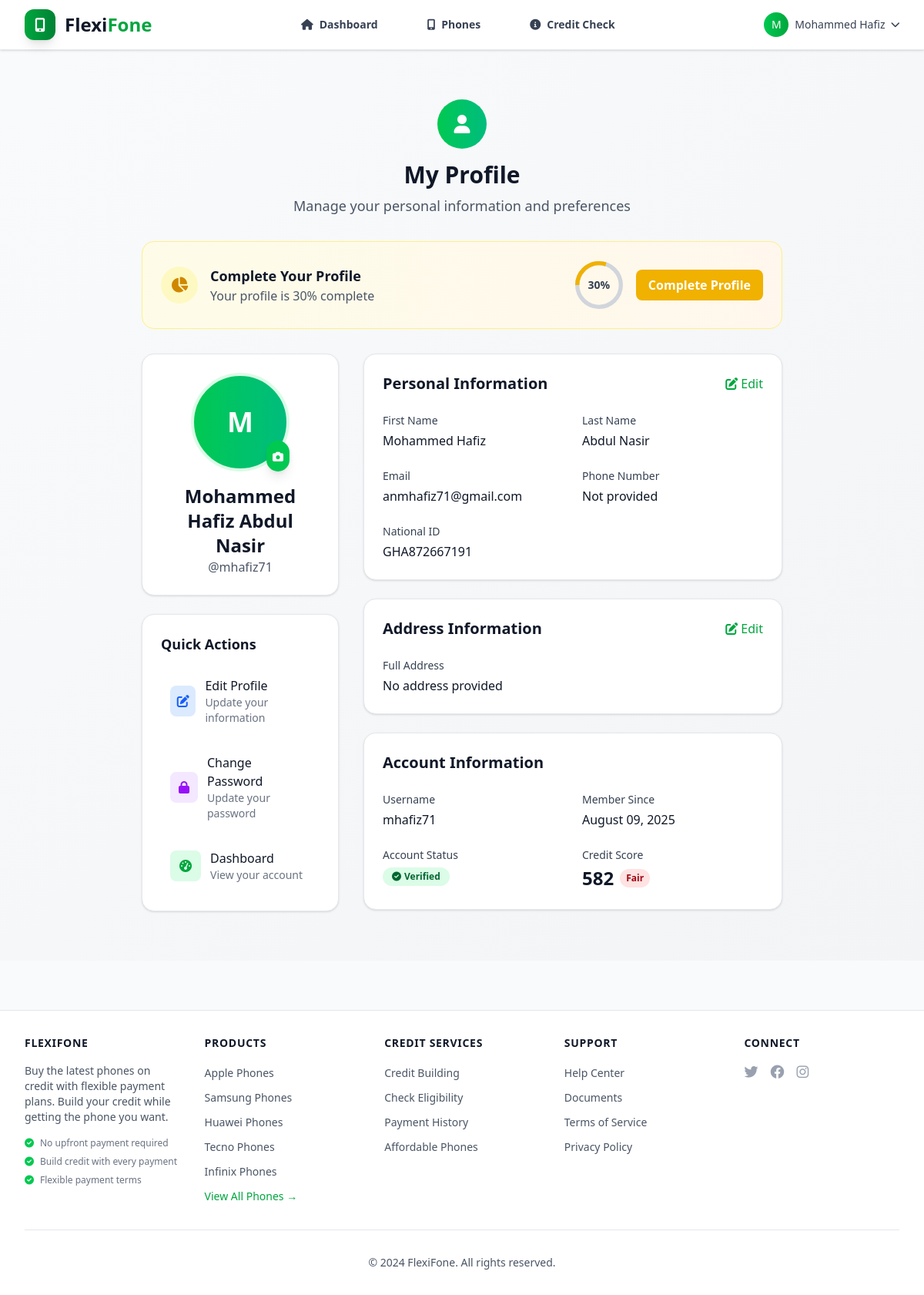
Page /accounts/profile/ (signed in) on the earlier database version.
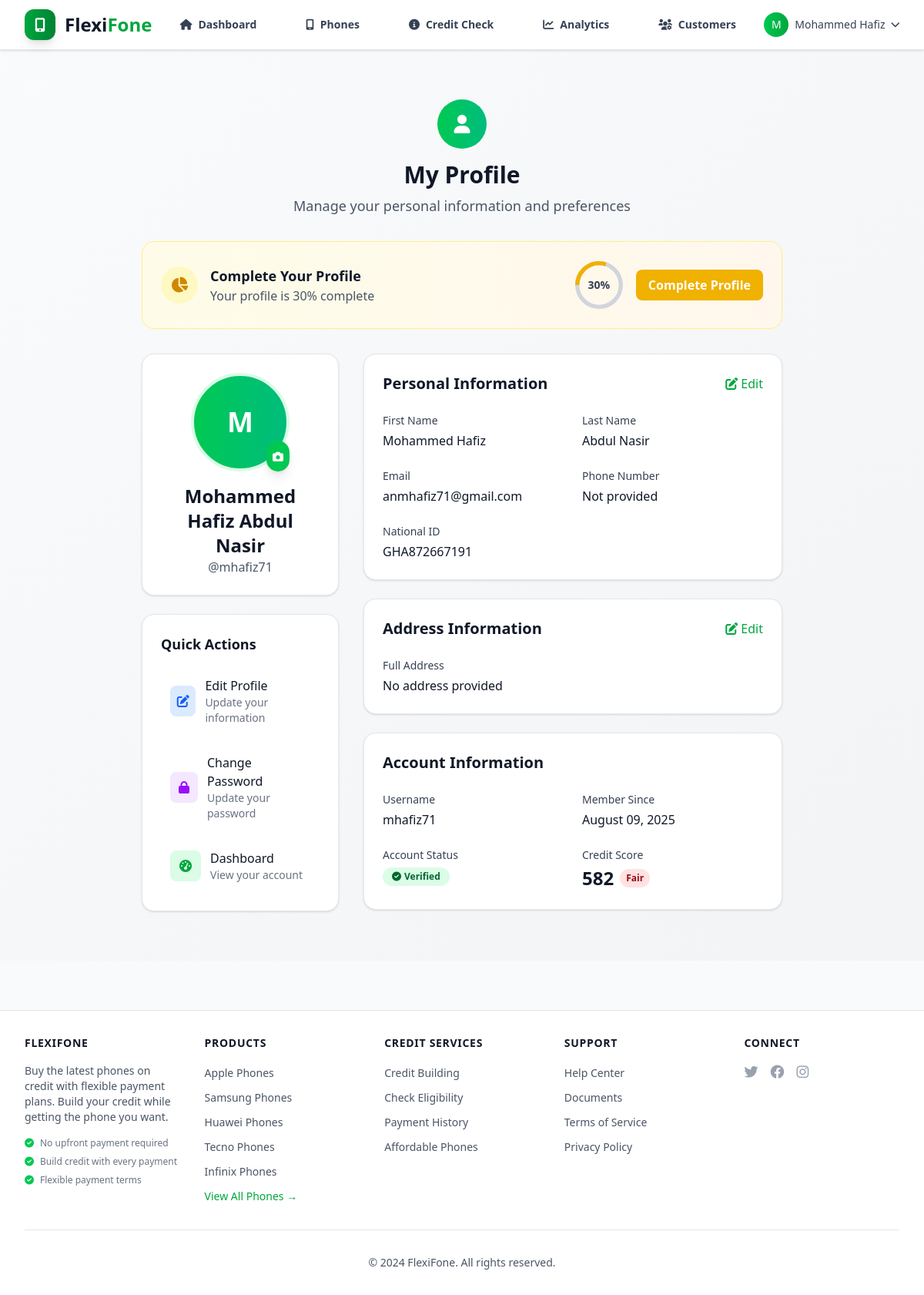
Same page on the later database version.
### accounts/views.py (the view)
# urls.py: path('profile/', profile_view, name='profile'),
@login_required
def profile_view(request):
    context = {
        'user': request.user,
        'profile_completion': request.user.profile_completion_percentage(),
        'age': request.user.get_age(),
        'full_address': request.user.get_full_address(),
    }
    return render(request, 'accounts/profile.html', context)

### accounts/models.py (called while the page is built)
    def get_full_name(self):
        return f"{self.first_name} {self.last_name}".strip() or self.username

    def get_display_name(self):
        if self.first_name:
            return self.first_name
        return self.username

    def get_full_address(self):
        address_parts = []
        if self.address_line_1:
            address_parts.append(self.address_line_1)
        if self.address_line_2:
            address_parts.append(self.address_line_2)
        if self.city:
            address_parts.append(self.city)
        if self.region:
            address_parts.append(self.region)
        if self.postal_code:
            address_parts.append(self.postal_code)
        return ", ".join(address_parts) if address_parts else "No address provided"

    def get_age(self):
        if self.date_of_birth:
            from datetime import date
            today = date.today()
            return today.year - self.date_of_birth.year - ((today.month, today.day) < (self.date_of_birth.month, self.date_of_birth.day))
        return None

### templates/accounts/profile.html (shortened to what the changed rows need)
{% extends 'base.html' %}
{% load static %}
{% block content %}
<div class="min-h-screen bg-gradient-to-br from-gray-50 to-gray-100 py-8">
    <div class="max-w-4xl mx-auto px-4 sm:px-6 lg:px-8">
        <div class="text-center mb-8">
            <h1 class="text-3xl font-bold text-gray-900 mb-2">My Profile</h1>
        </div>
        <div class="grid grid-cols-1 lg:grid-cols-3 gap-8">
            <div class="lg:col-span-1 space-y-6">
                <div class="bg-white rounded-2xl shadow-sm border border-gray-200 p-6">
                    <div class="text-center">
                        <h2 class="text-2xl font-bold text-gray-900 mt-4">{{ user.get_full_name }}</h2>
                    </div>
                </div>
            </div>
        </div>
    </div>
</div>
{% endblock %}

### theme/templates/base.html (shortened to what the changed rows need)
{% load static tailwind_tags %}
<!DOCTYPE html>
<html lang="en">
<head>
    {% tailwind_css %}
    <link href="https://cdnjs.cloudflare.com/ajax/libs/font-awesome/6.0.0/css/all.min.css" rel="stylesheet">
    <link href="https://cdn.jsdelivr.net/npm/toastify-js/src/toastify.min.css" rel="stylesheet">
</head>
<body class="bg-gray-50 font-sans">
    <nav class="bg-white border-b border-gray-200 shadow-sm sticky top-0 z-50">
        <div class="max-w-7xl mx-auto px-4 sm:px-6 lg:px-8">
            <div class="flex justify-between items-center h-16">
                <div class="hidden md:flex items-center space-x-8">
                    {% if user.is_authenticated %}
                        <a href="{% url 'accounts:dashboard' %}"
                            class="text-gray-700 hover:text-green-600 px-4 py-2 rounded-xl text-sm font-semibold transition-all duration-200 hover:bg-green-50">
                            <i class="fas fa-home mr-2"></i>Dashboard
                        </a>
                        <a href="{% url 'phones:phone_list' %}"
                            class="text-gray-700 hover:text-green-600 px-4 py-2 rounded-xl text-sm font-semibold transition-all duration-200 hover:bg-green-50">
                            <i class="fas fa-mobile-alt mr-2"></i>Phones
                        </a>
                        <a href="{% url 'accounts:credit_eligibility' %}"
                            class="text-gray-700 hover:text-green-600 px-4 py-2 rounded-xl text-sm font-semibold transition-all duration-200 hover:bg-green-50">
                            <i class="fas fa-info-circle mr-2"></i>Credit Check
                        </a>
                        {% if user.is_staff %}
                            <a href="{% url 'accounts:business_dashboard' %}"
                                class="text-gray-700 hover:text-green-600 px-4 py-2 rounded-xl text-sm font-semibold transition-all duration-200 hover:bg-green-50">
                                <i class="fas fa-chart-line mr-2"></i>Analytics
                            </a>
                            <a href="{% url 'accounts:customer_management' %}"
                                class="text-gray-700 hover:text-green-600 px-4 py-2 rounded-xl text-sm font-semibold transition-all duration-200 hover:bg-green-50">
                                <i class="fas fa-users-cog mr-2"></i>Customers
                            </a>
                        {% endif %}
                    {% endif %}
                </div>
            </div>
        </div>
    </nav>
    <main class="min-h-screen bg-gradient-to-br from-gray-50 to-gray-100">
        <div class="max-w-7xl mx-auto px-4 sm:px-6 lg:px-8 py-8">
            {% block content %}{% endblock %}
        </div>
    </main>
</body>
</html>

Differences in the rows shown:
changed User "Mohammed Hafiz Abdul Nasir": is_staff False → True (drawn)
Other differences:
text now shown: "Analytics Customers"
